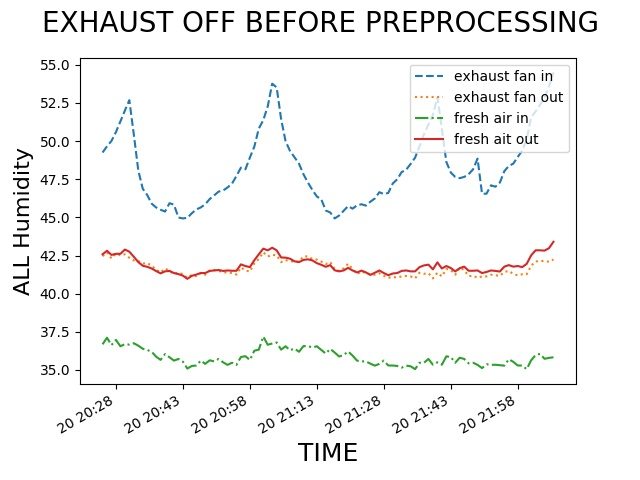

Generate this figure with Python:
"""
You can share the x or y axis limits for one axis with another by
passing an axes instance as a sharex or sharey kwarg.

Changing the axis limits on one axes will be reflected automatically
in the other, and vice-versa, so when you navigate with the toolbar
the axes will follow each other on their shared axes.  Ditto for
changes in the axis scaling (e.g., log vs linear).  However, it is
possible to have differences in tick labeling, e.g., you can selectively
turn off the tick labels on one axes.

The example below shows how to customize the tick labels on the
various axes.  Shared axes share the tick locator, tick formatter,
view limits, and transformation (e.g., log, linear).  But the ticklabels
themselves do not share properties.  This is a feature and not a bug,
because you may want to make the tick labels smaller on the upper
axes, e.g., in the example below.

If you want to turn off the ticklabels for a given axes (e.g., on
subplot(211) or subplot(212), you cannot do the standard trick

   setp(ax2, xticklabels=[])

because this changes the tick Formatter, which is shared among all
axes.  But you can alter the visibility of the labels, which is a
property

  setp( ax2.get_xticklabels(), visible=False)

"""
import pandas as pd
import datetime
import matplotlib
import matplotlib.pyplot as plt
import numpy as np


df=pd.read_csv('/home/seema/plot3.csv', sep=',',header=None)
df.values

#print df[0]



customdate = datetime.datetime(2018, 3, 20, 20, 25)
x = [customdate + datetime.timedelta(minutes=i) for i in range(len(df[4]))]

# plot
fig = plt.figure()
plt.plot(x,df[1], '--', label='exhaust fan in')
plt.plot(x,df[2], ':', label='exhaust fan out')
plt.plot(x,df[3], '-.', label='fresh air in')
plt.plot(x,df[4], '-', label='fresh ait out')
plt.gcf().autofmt_xdate()
fig.suptitle('EXHAUST OFF BEFORE PREPROCESSING', fontsize=20)
plt.xlabel('TIME', fontsize=18)
plt.ylabel('ALL Humidity', fontsize=16)
plt.legend(loc='upper right')
fig.savefig('exhaust_off_BEFORE_PREPROCESSING_humidity_all.jpg')
#ax1 = plt.subplot(311)
#ax1.set_ylabel('Exhaust Temperature')
#plt.setp(ax1.get_xticklabels(), fontsize=10, visible=False)
#ax1.set_title('Fault type')
#plt.show()
#plt.plot(t, df[0], '--' )
#plt.plot(t, df[1])

"""
# share x only
ax2 = plt.subplot(312, sharex=ax1)
plt.plot(t, df[2],'--')
plt.plot(t, df[3])
ax2.set_title('90 Degree')
ax2.set_ylabel('M-factor')
# make these tick labels invisible
plt.setp(ax2.get_xticklabels(), visible=False)

# share x and y
ax3 = plt.subplot(313, sharex=ax1)
plt.plot(t, df[4],'--')
plt.plot(t, df[5])
ax3.set_title('Exhaust off')
#plt.setp(ax3, xticklabels=[])
plt.xlim(0.1, 3.0)
ax3.set_xlabel('Fin Depth (m)')
ax3.set_ylabel('M-factor')
"""

plt.show()
